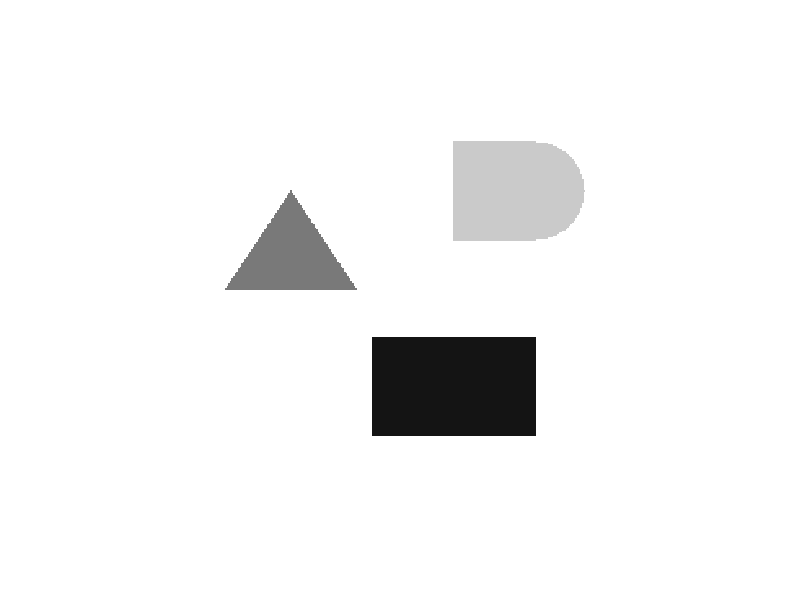
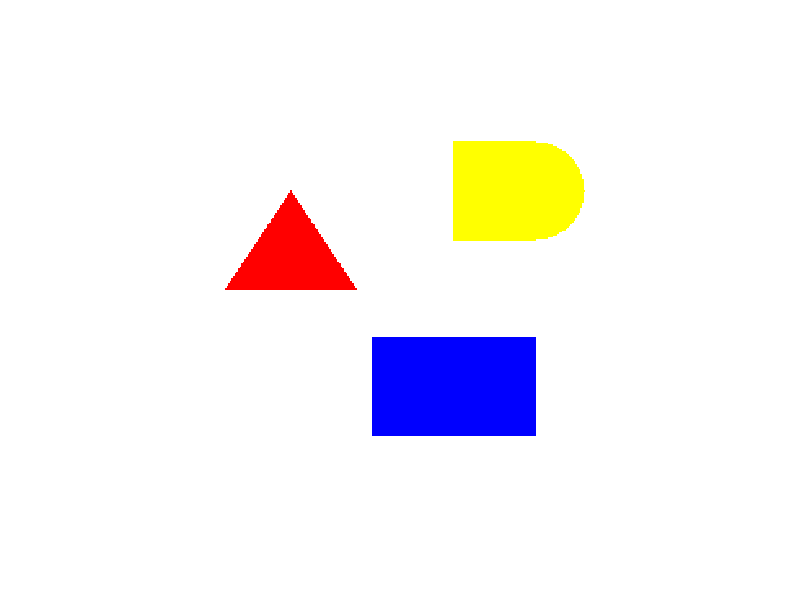

These figures' MATLAB source, in order:
imagengris=zeros(300,250);
imagengris=double(imagengris);

imagen=zeros(300,250,3);
imagen=double(imagen);
for capa=1:3
    for x=1:250
    for y=1:300
        if (180<=y && y<=240) && (100<=x && x<=200)
            imagengris(y,x)=20;
            imagen(y,x,3)=255; 
        elseif (y<=150) && ((-2/3)*y+110<=x && x<=(2/3)*y-10)
            imagengris(y,x)=120;
            imagen(y,x,1)=255;
        elseif 150<=x && x<=(200+sqrt((900)-(y-90)^2)) && 60<=y && y<=120
            imagengris(y,x)=200;
            imagen(y,x,1:2)=255;
        else 
            imagengris(y,x)=255;
            imagen(y,x,capa)=255;
        end
    end
    end  
end
figure
imshow(imagengris/255)
figure
imshow(uint8(imagen))
